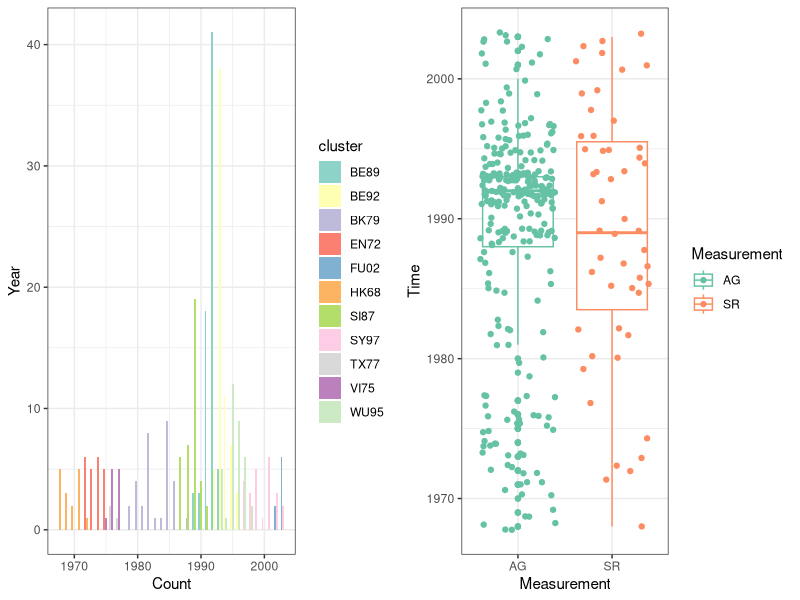
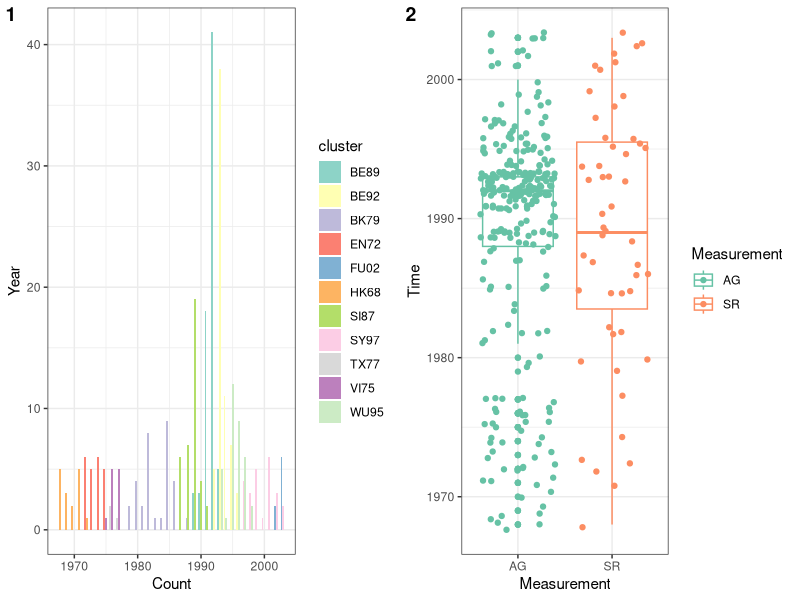
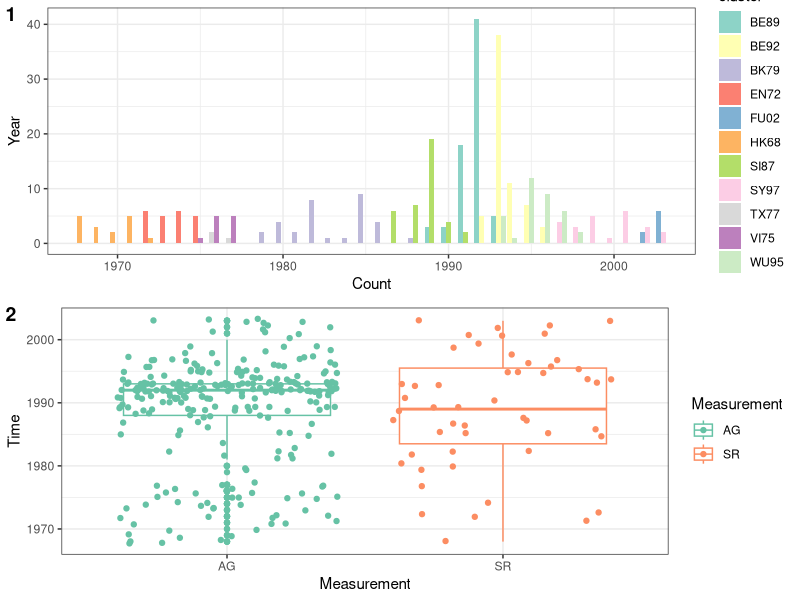
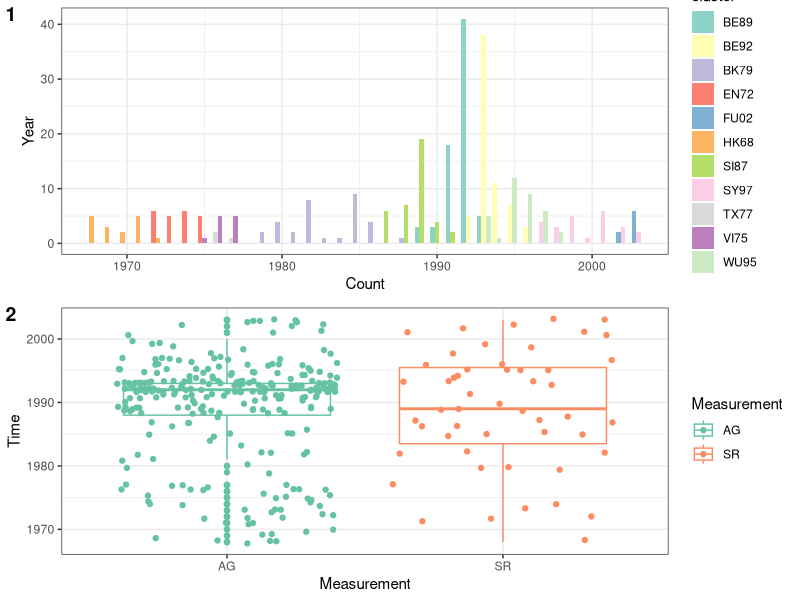
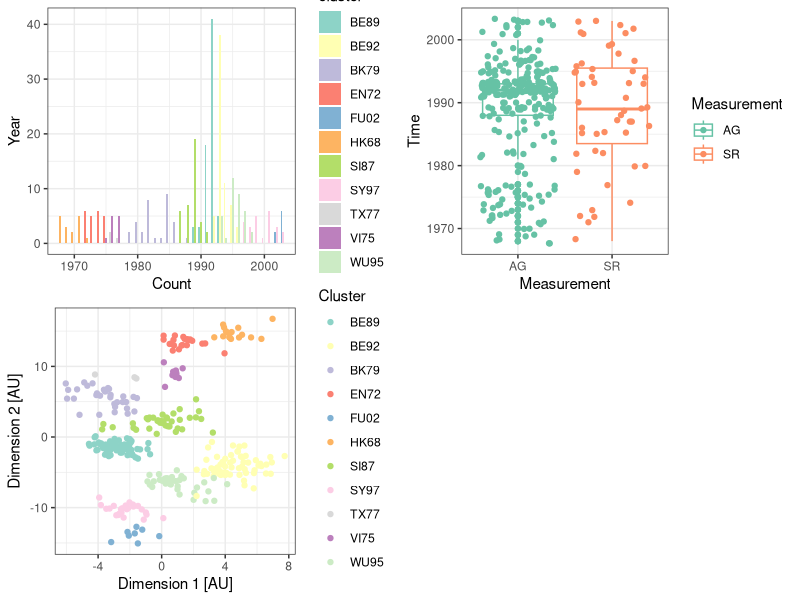
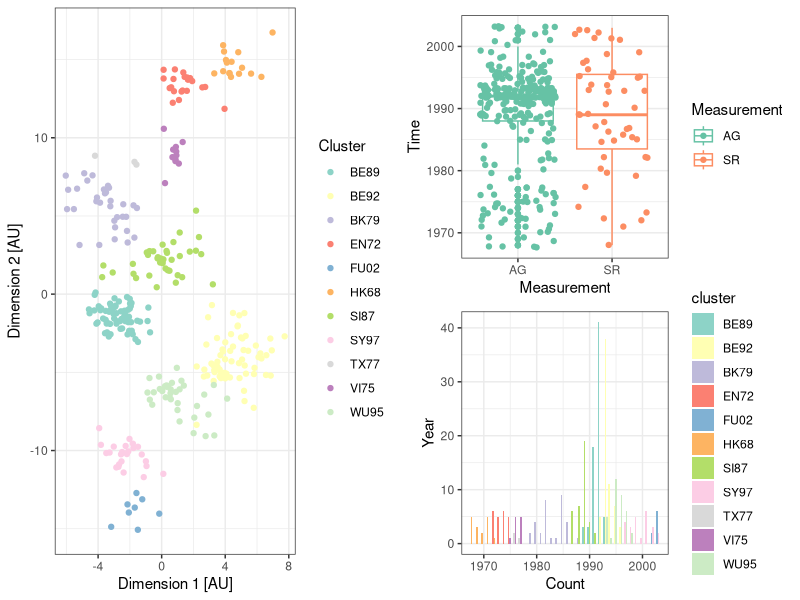
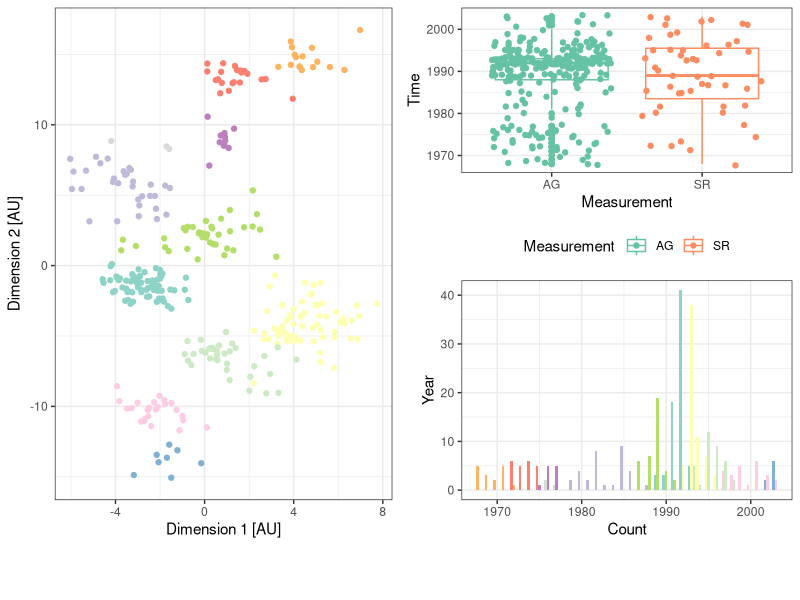
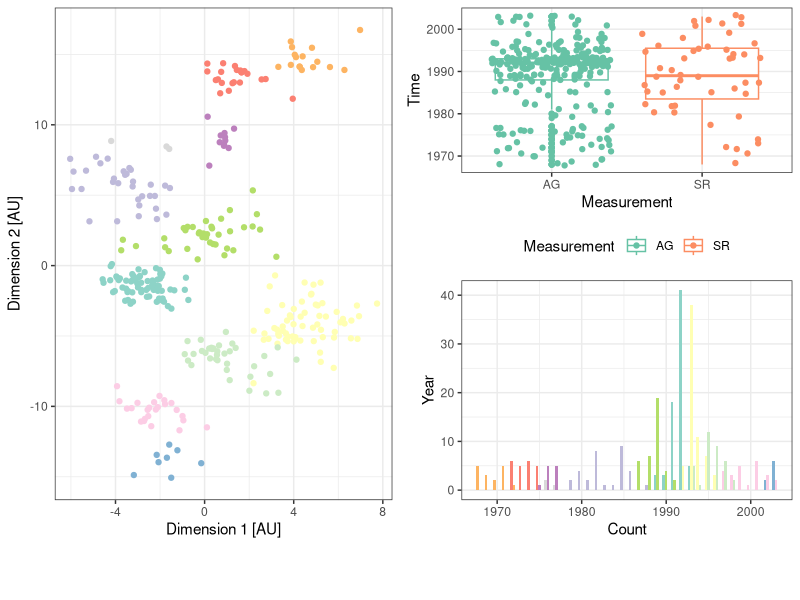

Source code (R) for these figures, in order:
## ---- chunk 1
knitr::opts_chunk$set(echo = TRUE,
                      comment = "#>",
                      collapse = TRUE,
                      fig.width = 6,
                      fig.align = "center",
                      out.width = "70%")
## ---- chunk 2
library("tidyverse")
library("cowplot")
library("sf")
library("rnaturalearth")
library("RColorBrewer")
## ---- chunk 3
coord <- read_csv("data/2004_Science_Smith_data.csv")
p <- ggplot(data=coord)
## ---- chunk 4
antigenic_map <- p + 
  geom_point(aes(x=x.coordinate, y=y.coordinate, color=cluster)) +
  scale_color_brewer(type="qual", palette = "Set3") +
  labs(x="Dimension 1 [AU]",
       y="Dimension 2 [AU]",
       color="Cluster") +
  theme_bw()

time_barplot <- p + geom_bar(aes(x=year, fill=cluster),
                             position=position_dodge(preserve="single")) +
  scale_fill_brewer(type="qual", palette = "Set3") +
  labs(x="Count",
       y="Year",
       color="Cluster") +
  theme_bw()

time_boxplot <- p + 
  geom_boxplot(aes(x=type, y=year, color=type)) +
  geom_jitter(aes(x=type, y=year, color=type)) +
  scale_color_manual(values=c("#66c2a5", "#fc8d62")) +
  labs(x="Measurement",
       y="Time",
       color="Measurement") +
  theme_bw()

## ---- chunk 5
plot_grid(time_barplot, time_boxplot)
## ---- chunk 6
plot_grid(time_barplot, time_boxplot,
          labels=c(1,2))

## ---- chunk 7
plot_grid(time_barplot, time_boxplot,
          labels=c(1,2),
          nrow=2)
## ---- chunk 8
plot_grid(time_barplot, time_boxplot,
          labels=c(1,2),
          nrow=2,
          align="v",
          axis="lr")
## ---- chunk 9
plot_grid(time_barplot, time_boxplot, antigenic_map)
## ---- chunk 10
right_column <- plot_grid(time_boxplot, time_barplot,
                   nrow=2,
                   align="v",
                   axis="lr")

plot_grid(antigenic_map, right_column,
          nrow=1,
          align="h",
          axis="t")
## ---- chunk 11
right_column <- plot_grid( time_boxplot + theme(legend.position = "bottom"),
                           time_barplot + theme(legend.position = "none"),
                           nrow=2,
                           align="v",
                           axis="lr")

top_row <- plot_grid(antigenic_map + theme(legend.position = "none"),
                     right_column, nrow=1)

new_map <- antigenic_map +
  guides(color=guide_legend(nrow=2)) +
  theme(legend.position = "bottom")

cluster_legend <- get_legend(new_map)

plot_grid(top_row, cluster_legend,
          nrow=2,
          rel_heights = c(10,1))

## ---- chunk 12
right_column <- plot_grid( time_boxplot + theme(legend.position = "bottom"),
                           time_barplot + theme(legend.position = "none"),
                           nrow=2,
                           align="v",
                           axis="lr")

top_row <- plot_grid(antigenic_map + theme(legend.position = "none"),
                     right_column, nrow=1)
## ---- chunk 13
new_map <- antigenic_map +
  guides(color=guide_legend(nrow=2)) +
  theme(legend.position = "bottom")

cluster_legend <- get_legend(new_map)
## ---- chunk 14
plot_grid(top_row, cluster_legend,
          nrow=2,
          rel_heights = c(10,1))

## ---- chunk 15
plot_grid(antigenic_map + theme_gray() + ggtitle("Default ggplot"),
          antigenic_map + theme_cowplot()  + ggtitle("theme_cowplot"),
          antigenic_map + theme_half_open()  + ggtitle("theme_half_open"), 
          antigenic_map + theme_minimal_grid() + ggtitle("theme_minimal_grid"),
          antigenic_map + theme_minimal_hgrid() + ggtitle("theme_minimal_hgrid"),
          antigenic_map + theme_minimal_vgrid() + ggtitle("theme_minimal_vgrid"),
          antigenic_map + theme_map() + ggtitle("theme_map"),
          antigenic_map + theme_nothing() + ggtitle("theme_nothing"),
          nrow=4,
          align="vh",
          axis="tblr")
